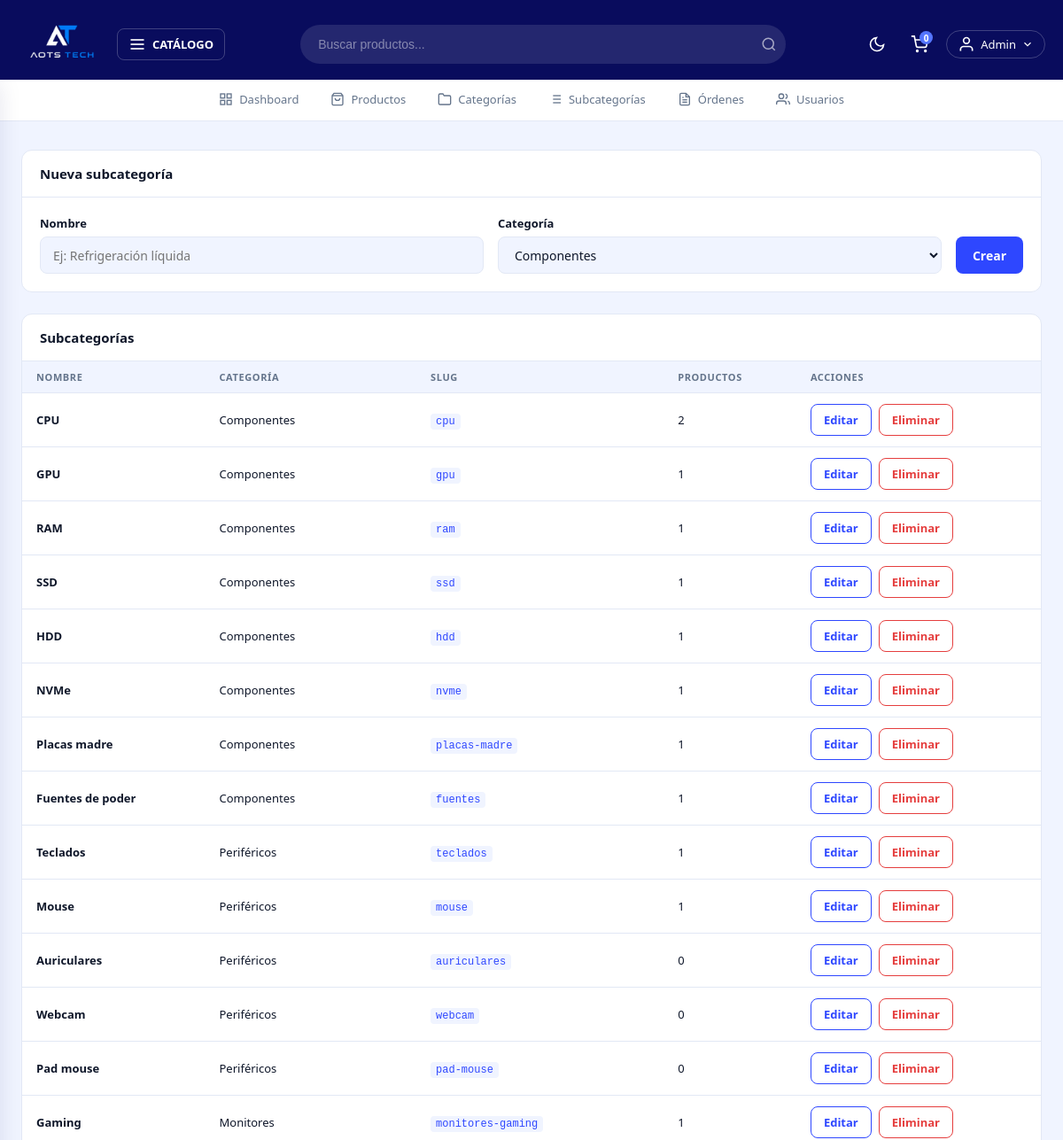
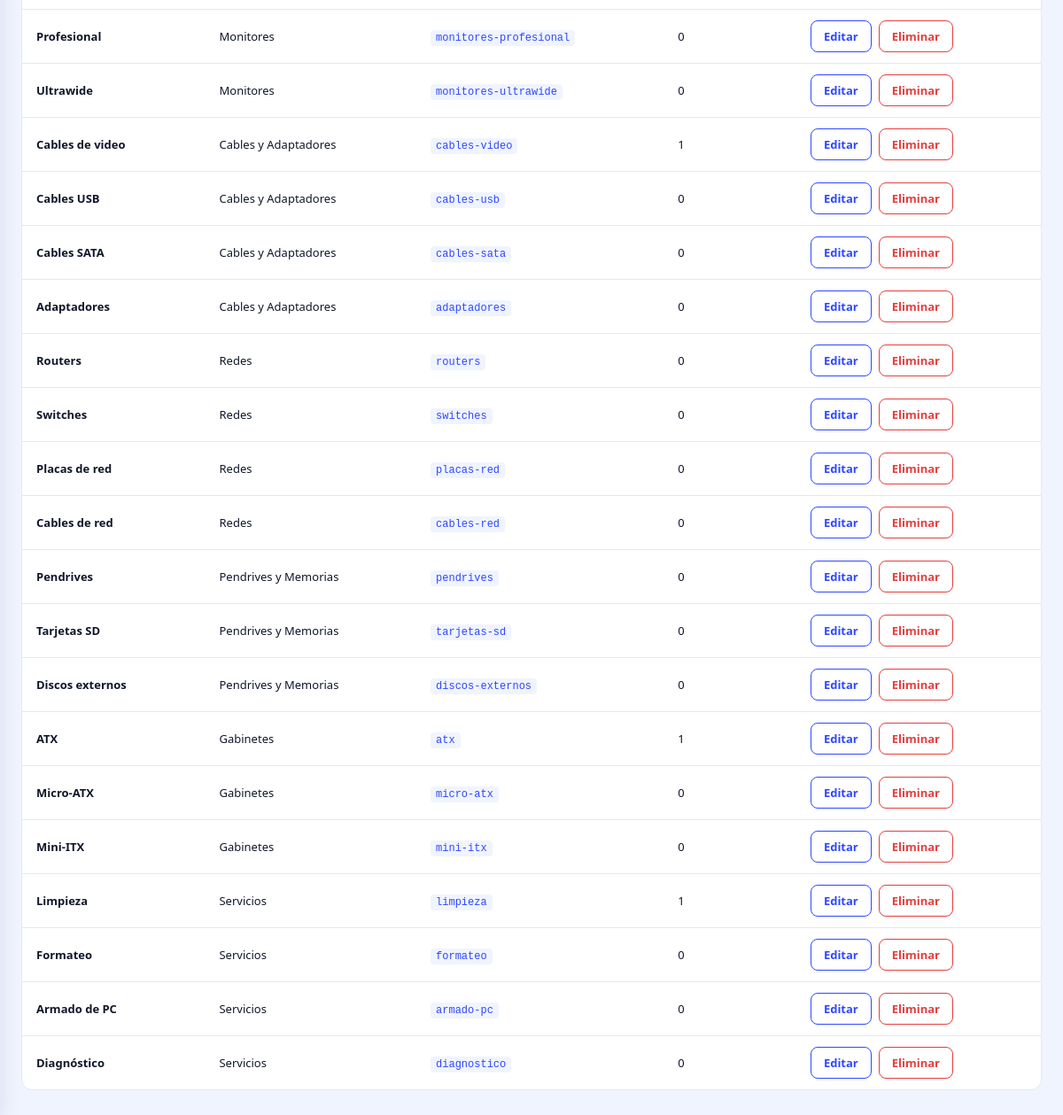
Screenshot of /admin/subcategorias (signed in) with the database file from the repository (2 pictures, top to bottom).
### tables this page shows
CREATE TABLE subcategorias (
    id           INT AUTO_INCREMENT PRIMARY KEY,
    nombre       VARCHAR(80)  NOT NULL,
    slug         VARCHAR(80)  NOT NULL UNIQUE,
    categoria_id INT          NOT NULL,
    descripcion  VARCHAR(255) DEFAULT '',
    CONSTRAINT fk_sub_categoria FOREIGN KEY (categoria_id) REFERENCES categorias(id)
);

CREATE TABLE categorias (
    id          INT AUTO_INCREMENT PRIMARY KEY,
    nombre      VARCHAR(80)  NOT NULL,
    slug        VARCHAR(80)  NOT NULL UNIQUE,
    descripcion VARCHAR(255) DEFAULT ''
);

### controllers/AdminController.php (called while the page is built, shortened)
<?php
class AdminController {
    public static function subcategorias(Router $router) {
        $subcategorias = Subcategoria::all('ASC');
        $categorias    = Categoria::all('ASC');
        $cats_por_id = [];
        foreach($categorias as $cat) $cats_por_id[$cat->id] = $cat;
        foreach($subcategorias as $sub) {
            $sub->categoria       = $cats_por_id[$sub->categoria_id] ?? null;
            $sub->total_productos = Producto::total('subcategoria_id', $sub->id);
        }
        $router->render('admin/subcategorias/index', [
            'titulo'        => 'Subcategorías',
            'subcategorias' => $subcategorias,
            'categorias'    => $categorias,
            'alertas'       => Subcategoria::getAlertas()
        ]);
    }
}

### public/index.php (called while the page is built, shortened)
<?php
require_once __DIR__ . '/../includes/app.php';
$router = new Router();
$router->get('/',         [PaginasController::class, 'index']);
$router->get('/sobre',    [PaginasController::class, 'sobre']);
$router->get('/contacto', [PaginasController::class, 'contacto']);
$router->get('/garantia', [PaginasController::class, 'garantia']);
$router->post('/contacto',[PaginasController::class, 'contacto']);
$router->get('/404',      [PaginasController::class, 'error']);
$router->get('/producto', [PaginasController::class, 'producto']);
$router->get('/categoria-producto/categoria',    [PaginasController::class, 'categoria']);
$router->get('/categoria-producto/subcategoria', [PaginasController::class, 'subcategoria']);
$router->get('/buscar', [BuscadorController::class, 'buscar']);
$router->get('/login',        [AuthController::class, 'login']);
$router->post('/login',       [AuthController::class, 'login']);
$router->post('/logout',      [AuthController::class, 'logout']);
$router->get('/registro',     [AuthController::class, 'registro']);
$router->post('/registro',    [AuthController::class, 'registro']);
$router->get('/confirmar',    [AuthController::class, 'confirmar']);
$router->get('/olvide',       [AuthController::class, 'olvide']);
$router->post('/olvide',      [AuthController::class, 'olvide']);
$router->get('/restablecer',  [AuthController::class, 'restablecer']);
$router->post('/restablecer', [AuthController::class, 'restablecer']);
$router->get('/mensaje',      [AuthController::class, 'mensaje']);
$router->get('/carrito',             [CarritoController::class, 'index']);
$router->post('/carrito/agregar',    [CarritoController::class, 'agregar']);
$router->post('/carrito/actualizar', [CarritoController::class, 'actualizar']);
$router->post('/carrito/eliminar',   [CarritoController::class, 'eliminar']);
$router->post('/carrito/vaciar',     [CarritoController::class, 'vaciar']);
$router->get('/checkout',           [OrdenController::class, 'checkout']);
$router->post('/checkout',          [OrdenController::class, 'checkout']);
$router->get('/orden/confirmacion', [OrdenController::class, 'confirmacion']);
$router->get('/mis-pedidos',        [OrdenController::class, 'misPedidos']);
$router->get('/cuenta',            [UsuarioController::class, 'dashboard']);
$router->get('/cuenta/modificar',  [UsuarioController::class, 'modificar']);
$router->post('/cuenta/modificar', [UsuarioController::class, 'modificar']);
$router->get('/admin/dashboard', [AdminController::class, 'dashboard']);
$router->get('/admin/productos',           [AdminController::class, 'productos']);
$router->get('/admin/productos/crear',     [AdminController::class, 'crearProducto']);
$router->post('/admin/productos/crear',    [AdminController::class, 'crearProducto']);
$router->get('/admin/productos/editar',    [AdminController::class, 'editarProducto']);
$router->post('/admin/productos/editar',   [AdminController::class, 'editarProducto']);
$router->post('/admin/productos/eliminar', [AdminController::class, 'eliminarProducto']);
$router->get('/admin/categorias',           [AdminController::class, 'categorias']);
$router->post('/admin/categorias/crear',    [AdminController::class, 'crearCategoria']);
$router->get('/admin/categorias/editar',    [AdminController::class, 'editarCategoria']);
$router->post('/admin/categorias/editar',   [AdminController::class, 'editarCategoria']);
$router->post('/admin/categorias/eliminar', [AdminController::class, 'eliminarCategoria']);
$router->get('/admin/subcategorias',           [AdminController::class, 'subcategorias']);
$router->post('/admin/subcategorias/crear',    [AdminController::class, 'crearSubcategoria']);
$router->get('/admin/subcategorias/editar',    [AdminController::class, 'editarSubcategoria']);
$router->post('/admin/subcategorias/editar',   [AdminController::class, 'editarSubcategoria']);
$router->post('/admin/subcategorias/eliminar', [AdminController::class, 'eliminarSubcategoria']);
$router->get('/admin/ordenes',  [AdminController::class, 'ordenes']);
$router->get('/admin/usuarios', [AdminController::class, 'usuarios']);
$router->comprobarRutas();

### includes/app.php (called while the page is built, shortened)
<?php
require __DIR__ . '/funciones.php';
spl_autoload_register(function($class) {
    $base  = __DIR__ . '/..';
    $class = str_replace('\\', '/', $class);
    $rutas = [
        $base . '/' . strtolower(explode('/', $class)[0]) . 's/' . basename($class) . '.php',
        $base . '/models/'      . basename($class) . '.php',
        $base . '/controllers/' . basename($class) . '.php',
        $base . '/router/'      . basename($class) . '.php',
    ];
    foreach($rutas as $ruta) {
        if(file_exists($ruta)) {
            return;
        }
    }
});

### models/ActiveRecord.php (called while the page is built, shortened)
<?php
class ActiveRecord {
    protected static $db;
    protected static $tabla = '';
    public static function setDB($database) {
        self::$db = $database;
    }
    public static function consultarSQL($query) {
        $resultado = self::$db->query($query);
        $array = [];
        while($registro = $resultado->fetch_assoc()) {
            $array[] = static::crearObjeto($registro);
        }
        return $array;
    }
    protected static function crearObjeto($registro) {
        $objeto = new static;
        foreach($registro as $key => $value) {
            if(property_exists($objeto, $key)) {
                $objeto->$key = $value;
            }
        }
        return $objeto;
    }
    public static function all($orden = 'DESC') {
        $query = "SELECT * FROM " . static::$tabla . " ORDER BY id {$orden}";
        return self::consultarSQL($query);
    }
}

### includes/funciones.php (called while the page is built, shortened)
<?php
function s($html) : string {
    return htmlspecialchars($html ?? '');
}

### views/admin/subcategorias/index.php (the view, shortened to what this page needs)
<div class="admin">
    <div class="admin__seccion admin__seccion--form">
        <div class="admin__seccion-header">
            <h2 class="admin__seccion-titulo">Nueva subcategoría</h2>
        </div>
        <form method="POST" action="/admin/subcategorias/crear" class="admin-form admin-form__fila admin-form__fila--crear">
            <div class="campo">
                <label class="campo__label" for="nombre">Nombre</label>
                <input class="campo__input" id="nombre" name="nombre" type="text"
                       placeholder="Ej: Refrigeración líquida" required>
            </div>
            <div class="campo">
                <label class="campo__label" for="categoria_id">Categoría</label>
                <select class="campo__select" id="categoria_id" name="categoria_id" required>
                    <?php foreach ($categorias as $categoria): ?>
                        <option value="<?= (int) $categoria->id ?>"><?= s($categoria->nombre) ?></option>
                    <?php endforeach; ?>
                </select>
            </div>
            <button type="submit" class="boton boton--primario">Crear</button>
        </form>
    </div>
    <div class="admin__seccion">
        <div class="admin__seccion-header">
            <h2 class="admin__seccion-titulo">Subcategorías</h2>
        </div>
        <div class="admin__tabla-wrap">
            <table class="admin__tabla">
                <thead>
                    <tr>
                        <th>Nombre</th>
                        <th>Categoría</th>
                        <th>Slug</th>
                        <th>Productos</th>
                        <th>Acciones</th>
                    </tr>
                </thead>
                <tbody>
                    <?php foreach ($subcategorias as $sub): ?>
                    <tr>
                        <td><strong><?= s($sub->nombre) ?></strong></td>
                        <td><?= s($sub->categoria->nombre ?? '—') ?></td>
                        <td><code class="admin__codigo"><?= s($sub->slug) ?></code></td>
                        <td><?= (int) $sub->total_productos ?></td>
                        <td>
                            <div class="admin__acciones-fila">
                                <a class="boton boton--secundario boton--sm"
                                   href="/admin/subcategorias/editar?id=<?= (int) $sub->id ?>">Editar</a>
                                <form method="POST" action="/admin/subcategorias/eliminar"
                                      class="js-confirm"
                                      data-mensaje="¿Eliminar la subcategoría «<?= s($sub->nombre) ?>»?">
                                    <button type="submit" class="boton boton--peligro boton--sm">Eliminar</button>
                                </form>
                            </div>
                        </td>
                    </tr>
                    <?php endforeach; ?>
                </tbody>
            </table>
        </div>
    </div>
</div>

### public/css/estilo.css (style rules this page uses)
:root { --c50: #e8f0ff; --c100: #d4e2ff; --c200: #b2c9ff; --c300: #84a5ff; --c400: #5475ff; --c500: #2e47ff; --c600: #0a15ff; --c800: #050dce; --c900: #101aad; --c950: #090c5d; --nav-h: 90px; --bg: #f0f4ff; --bg-card: #ffffff; --bg-panel: #ffffff; --border: #e2e8f5; --text: #0f172a; --text-muted:#64748b; --shadow: 0 4px 24px rgba(9,12,93,.10); }
*, *::before, *::after { box-sizing: border-box; margin: 0; padding: 0; }
html { scroll-behavior: smooth; }
body { font-family: system-ui, -apple-system, sans-serif; background: var(--bg); color: var(--text); transition: background .3s, color .3s; min-height: 100vh; }
a { text-decoration: none; color: inherit; }
button { cursor: pointer; font-family: inherit; }
.admin__seccion { background: var(--bg-card); border: 1px solid var(--border); border-radius: 12px; overflow: hidden; }
.admin__seccion-header { display: flex; justify-content: space-between; align-items: center; padding: 16px 20px; border-bottom: 1px solid var(--border); }
.admin__seccion-titulo { font-size: 15px; font-weight: 700; color: var(--text); }
.admin__tabla-wrap { overflow-x: auto; }
.admin__tabla { width: 100%; border-collapse: collapse; font-size: 13px; }
.admin__tabla thead th { padding: 10px 16px; text-align: left; font-size: 11px; font-weight: 700; letter-spacing: .6px; text-transform: uppercase; color: var(--text-muted); background: var(--bg); border-bottom: 1px solid var(--border); }
.admin__tabla tbody td { padding: 12px 16px; color: var(--text); border-bottom: 1px solid var(--border); vertical-align: middle; }
.admin__tabla tbody tr:last-child td { border-bottom: none; }
.admin__codigo { font-family: monospace; font-size: 12px; background: var(--bg); padding: 2px 6px; border-radius: 4px; color: var(--c500); }
:root { --danger: #e53e3e; --exito: #38a169; --aviso: #ed8936; }
.boton { display: inline-flex; align-items: center; justify-content: center; gap: 8px; border: 1.5px solid transparent; border-radius: 8px; font-size: 14px; font-weight: 600; padding: 0 18px; height: 42px; transition: background .15s, border-color .15s, color .15s; text-decoration: none; cursor: pointer; }
.boton--primario { background: var(--c500); color: #fff; }
.boton--secundario { background: transparent; border-color: var(--c500); color: var(--c500); }
.boton--peligro { background: transparent; border-color: var(--danger); color: var(--danger); }
.boton--sm { height: 36px; font-size: 13px; padding: 0 14px; }
.campo { display: flex; flex-direction: column; gap: 6px; }
.campo__label { font-size: 13px; font-weight: 600; color: var(--text); }
.campo__input, .campo__textarea, .campo__select { width: 100%; border: 1.5px solid var(--border); border-radius: 8px; padding: 0 14px; font-size: 14px; font-family: inherit; color: var(--text); background: var(--bg); outline: none; transition: border-color .15s; }
.campo__input, .campo__select { height: 42px; }
.admin__seccion--form { margin-bottom: 24px; }
.admin-form { padding: 20px; }
.admin-form__fila { display: grid; grid-template-columns: 1fr 1fr; gap: 16px; }
.admin-form__fila--crear { grid-template-columns: 1fr 1fr auto; align-items: end; padding: 20px; }
.admin__acciones-fila { display: flex; align-items: center; gap: 8px; flex-wrap: wrap; }

### rows the page displays
subcategorias: nombre "CPU", categoria.nombre "Componentes", slug "cpu", total_productos "2"
subcategorias: nombre "GPU", categoria.nombre "Componentes", slug "gpu", categoria "1"
subcategorias: nombre "RAM", categoria.nombre "Componentes", slug "ram", categoria "1"
subcategorias: nombre "SSD", categoria.nombre "Componentes", slug "ssd", categoria "1"
subcategorias: nombre "HDD", categoria.nombre "Componentes", slug "hdd", categoria "1"
subcategorias: nombre "NVMe", categoria.nombre "Componentes", slug "nvme", categoria "1"
subcategorias: nombre "Placas madre", categoria.nombre "Componentes", slug "placas-madre", categoria "1"
subcategorias: nombre "Fuentes de poder", categoria.nombre "Componentes", slug "fuentes", categoria "1"
subcategorias: nombre "Teclados", categoria.nombre "Periféricos", slug "teclados", total_productos "1"
subcategorias: nombre "Mouse", categoria.nombre "Periféricos", slug "mouse", total_productos "1"
subcategorias: nombre "Auriculares", categoria.nombre "Periféricos", slug "auriculares", total_productos "0"
subcategorias: nombre "Webcam", categoria.nombre "Periféricos", slug "webcam", total_productos "0"
subcategorias: nombre "Pad mouse", categoria.nombre "Periféricos", slug "pad-mouse", total_productos "0"
subcategorias: nombre "Gaming", categoria.nombre "Monitores", slug "monitores-gaming", total_productos "1"
subcategorias: nombre "Profesional", categoria.nombre "Monitores", slug "monitores-profesional", total_productos "0"
subcategorias: nombre "Ultrawide", categoria.nombre "Monitores", slug "monitores-ultrawide", total_productos "0"
subcategorias: nombre "Cables de video", categoria.nombre "Cables y Adaptadores", slug "cables-video", total_productos "1"
subcategorias: nombre "Cables USB", categoria.nombre "Cables y Adaptadores", slug "cables-usb", total_productos "0"
subcategorias: nombre "Cables SATA", categoria.nombre "Cables y Adaptadores", slug "cables-sata", total_productos "0"
subcategorias: nombre "Adaptadores", categoria.nombre "Cables y Adaptadores", slug "adaptadores", total_productos "0"
subcategorias: nombre "Routers", categoria.nombre "Redes", slug "routers", total_productos "0"
subcategorias: nombre "Switches", categoria.nombre "Redes", slug "switches", total_productos "0"
subcategorias: nombre "Placas de red", categoria.nombre "Redes", slug "placas-red", total_productos "0"
subcategorias: nombre "Cables de red", categoria.nombre "Redes", slug "cables-red", total_productos "0"
subcategorias: nombre "Pendrives", categoria.nombre "Pendrives y Memorias", slug "pendrives", total_productos "0"
subcategorias: nombre "Tarjetas SD", categoria.nombre "Pendrives y Memorias", slug "tarjetas-sd", total_productos "0"
subcategorias: nombre "Discos externos", categoria.nombre "Pendrives y Memorias", slug "discos-externos", total_productos "0"
subcategorias: nombre "ATX", categoria.nombre "Gabinetes", slug "atx", total_productos "1"
subcategorias: nombre "Micro-ATX", categoria.nombre "Gabinetes", slug "micro-atx", total_productos "0"
subcategorias: nombre "Mini-ITX", categoria.nombre "Gabinetes", slug "mini-itx", total_productos "0"
subcategorias: nombre "Limpieza", categoria.nombre "Servicios", slug "limpieza", total_productos "1"
subcategorias: nombre "Formateo", categoria.nombre "Servicios", slug "formateo", total_productos "0"
subcategorias: nombre "Armado de PC", categoria.nombre "Servicios", slug "armado-pc", total_productos "0"
subcategorias: nombre "Diagnóstico", categoria.nombre "Servicios", slug "diagnostico", total_productos "0"

### other values shown
total_carrito() "0"
s($_SESSION['nombre']) "Admin"
form field categoria_id "Componentes"
